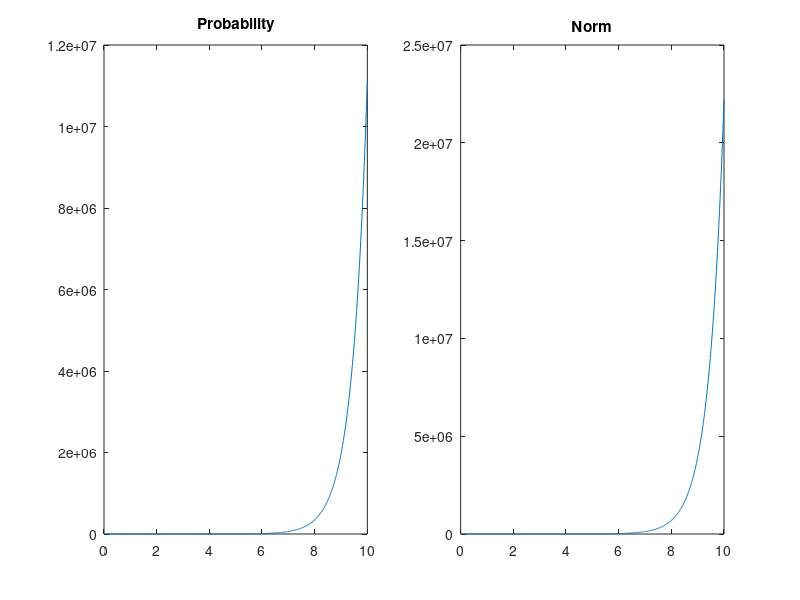

MATLAB code for this plot:
% Solves the schrödinger equation with wave propagation for a spesific 
% Hamiltonian

% Clear memory and set format for output to screen
clear all
format short e

% Parametre and start value
epsilon = 1;
gamma = 0;
omega = 1i;
Psi = [1; 0];

% Set timesteps
dt = 0.01;
T = 10;
tVector = 0:dt:T;

% Formula for hamilton operator and propagator
H = [-epsilon/2 omega; omega ((epsilon/2)-(gamma*1i))];
U = expm(-1i*H*dt);

a = zeros(size(tVector));
norm = zeros(size(tVector));
PsiArray = zeros(2,size(tVector,1));
index = 1;

for t=tVector
    a(index) = abs(Psi(1))^2;
    norm(index) = abs(Psi(1))^2 + abs(Psi(2))^2;
    PsiArray(1,index) = Psi(1);
    PsiArray(2,index) = Psi(2);
    Psi = U*Psi;
    index = index+1;
end

figure('Position', [400, 400, 1000, 400])
axes
axis('square');
subplot(1,2,1)
plot(tVector, a);
title('Probability');

subplot(1,2,2)
plot(tVector, norm);
title('Norm');